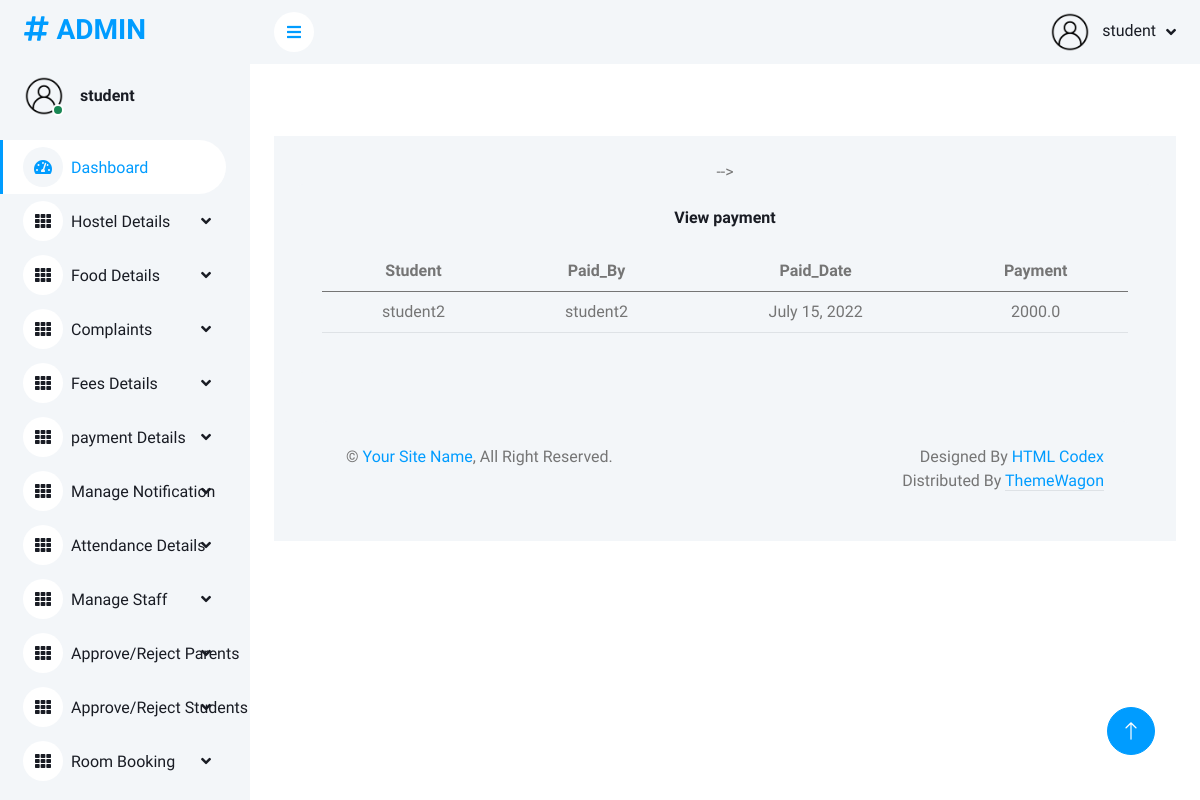
/view_payment (signed in), run on the app's committed database.
### app/models.py (models this page shows)
class Login(AbstractUser):
    is_parent = models.BooleanField(default=False)
    is_student = models.BooleanField(default=False)

class Fees(models.Model):
    student = models.ForeignKey(Student, on_delete=models.CASCADE)
    from_date = models.DateField(null=True)
    to_date = models.DateField(null=True)
    room_rent = models.FloatField(default=0)
    mess_bill = models.FloatField(default=0)
    amount = models.FloatField(default=0)
    status = models.BooleanField(default=False)
    paid_by = models.CharField(max_length=100)
    paid_date = models.DateField(null=True)
    payment = models.CharField(max_length=100)
    def get_total(self):
        return self.room_rent + self.mess_bill

class Student(models.Model):
    user = models.OneToOneField(Login, on_delete=models.CASCADE, primary_key=True, related_name='student')
    name = models.CharField(max_length=50)
    address = models.TextField()
    contact_no = models.IntegerField()
    email = models.EmailField()
    approval_status = models.BooleanField(default=0)
    image = models.ImageField(upload_to='profile', null=True)
    seen = models.BooleanField(default=False)
    def __str__(self):
        return self.name

### app/adminviews.py (the view)
@login_required(login_url='login')
def view_payment(request):
    payment=Fees.objects.filter(status=1)
    return render(request,'admin_temp/view_payment.html',{'payment':payment})

### templates/admin_temp/view_payment.html
<!DOCTYPE html>
{% extends 'admin_temp/admin_home.html' %}
{% block content %}
{% load static %}
<div class="col-12">
    <div class="bg-light rounded h-100 p-4">
        <h6 class="mb-4">View payment</h6>
        <div class="table-responsive">
            <table class="table">
                <thead>
                <tr>
                    <th scope="col">Student</th>
                    <th scope="col">Paid_By</th>
                    <th scope="col">Paid_Date</th>
                    <th scope="col">Payment</th>
                </tr>
                </thead>
                <tbody>
                {% for i in payment %}
                <tr>
                    <td>{{i.student}}</td>
                    <td>{{i.paid_by}}</td>
                    <td>{{i.paid_date}}</td>
                    <td>{{i.payment}}</td>
                </tr>
                </tbody>
                {% endfor %}
            </table>
        </div>
{% endblock %}

### templates/admin_temp/admin_home.html (shortened to what this page needs)
<!DOCTYPE html>
{% load static %}
<html lang="en">
<head>
    <link href="https://cdnjs.cloudflare.com/ajax/libs/font-awesome/5.10.0/css/all.min.css" rel="stylesheet">
    <link href="https://cdn.jsdelivr.net/npm/bootstrap-icons@1.4.1/font/bootstrap-icons.css" rel="stylesheet">
    <link href="{% static 'assets1/lib/owlcarousel/assets/owl.carousel.min.css' %}" rel="stylesheet">
    <link href="{% static 'assets1/lib/tempusdominus/css/tempusdominus-bootstrap-4.min.css' %}" rel="stylesheet" />
    <link href="{% static 'assets1/css/bootstrap.min.css' %}" rel="stylesheet">
    <link href="{% static 'assets1/css/style.css' %}" rel="stylesheet">
</head>
<body>
    <div class="container-xxl position-relative bg-white d-flex p-0">
        <div class="sidebar pe-4 pb-3">
            <nav class="navbar bg-light navbar-light">
                <a href="{% url 'admin_home' %}" class="navbar-brand mx-4 mb-3">
                    <h3 class="text-primary"><i class="fa fa-hashtag me-2"></i>ADMIN</h3>
                </a>
                <div class="d-flex align-items-center ms-4 mb-4">
                    <div class="position-relative">
                        <img class="rounded-circle" src="{% static 'assets1/img/profile.jpg' %}" alt="" style="width: 40px; height: 40px;">
                        <div class="bg-success rounded-circle border border-2 border-white position-absolute end-0 bottom-0 p-1"></div>
                    </div>
                    <div class="ms-3">
                        <h6 class="mb-0">{{request.user}}</h6>
                    </div>
                </div>
                <div class="navbar-nav w-100">
                    <a href="{% url 'dashboard' %}" class="nav-item nav-link active"><i class="fa fa-tachometer-alt me-2"></i>Dashboard</a>
                    <div class="nav-item dropdown">
                        <a href="#" class="nav-link dropdown-toggle" data-bs-toggle="dropdown"><i class="fa fa-th me-2">
                        </i>Hostel Details</a>
                    </div>
                    <div class="nav-item dropdown">
                        <a href="#" class="nav-link dropdown-toggle" data-bs-toggle="dropdown"><i class="fa fa-th me-2">
                        </i>Food Details</a>
                    </div>
                    <div class="nav-item dropdown">
                        <a href="#" class="nav-link dropdown-toggle" data-bs-toggle="dropdown"><i class="fa fa-th me-2">
                        </i>Complaints</a>
                    </div>
                    <div class="nav-item dropdown">
                        <a href="#" class="nav-link dropdown-toggle" data-bs-toggle="dropdown"><i class="fa fa-th me-2">
                        </i>Fees Details</a>
                    </div>
                    <div class="nav-item dropdown">
                        <a href="#" class="nav-link dropdown-toggle" data-bs-toggle="dropdown"><i class="fa fa-th me-2">
                        </i>payment Details</a>
                    </div>
                    <div class="nav-item dropdown">
                        <a href="#" class="nav-link dropdown-toggle" data-bs-toggle="dropdown"><i class="fa fa-th me-2">
                        </i>Manage Notification</a>
                    </div>
                    <div class="nav-item dropdown">
                        <a href="#" class="nav-link dropdown-toggle" data-bs-toggle="dropdown"><i class="fa fa-th me-2">
                        </i>Attendance Details</a>
                        <div class="nav-item dropdown">
                        <a href="#" class="nav-link dropdown-toggle" data-bs-toggle="dropdown"><i class="fa fa-th me-2">
                        </i>Manage Staff</a>
                    </div>
                        <div class="nav-item dropdown">
                        <a href="#" class="nav-link dropdown-toggle" data-bs-toggle="dropdown"><i class="fa fa-th me-2">
                        </i>Approve/Reject Parents</a>
                    </div>
                         <div class="nav-item dropdown">
                        <a href="#" class="nav-link dropdown-toggle" data-bs-toggle="dropdown"><i class="fa fa-th me-2">
                        </i>Approve/Reject Students</a>
                    </div>
                         <div class="nav-item dropdown">
                        <a href="#" class="nav-link dropdown-toggle" data-bs-toggle="dropdown"><i class="fa fa-th me-2">
                        </i>Room Booking</a>
                    </div>
                </div>
                </div>
            </nav>
        </div>
        <div class="content">
            <nav class="navbar navbar-expand bg-light navbar-light sticky-top px-4 py-0">
                <a href="#" class="sidebar-toggler flex-shrink-0">
                    <i class="fa fa-bars"></i>
                </a>
                <div class="navbar-nav align-items-center ms-auto">
                    <div class="nav-item dropdown">
                        <a href="#" class="nav-link dropdown-toggle" data-bs-toggle="dropdown">
                            <img class="rounded-circle me-lg-2" src="{% static 'assets1/img/profile.jpg' %}" alt="" style="width: 40px; height: 40px;">
                            <span class="d-none d-lg-inline-flex">{{request.user}}</span>
                        </a>
                    </div>
                </div>
            </nav>
            <div class="container-fluid pt-4 px-4">
            </div>
            <div class="container-fluid pt-4 px-4">
                <div class="row g-4">
                </div>
            </div>
            <div class="container-fluid pt-4 px-4">
                <div class="bg-light text-center  p-4">-->
                {% block content %}{% endblock %}
            </div>
            <div class="container-fluid pt-4 px-4">
                <div class="row g-4">
                </div>
            </div>
            <div class="container-fluid pt-4 px-4">
                <div class="bg-light rounded-top p-4">
                    <div class="row">
                        <div class="col-12 col-sm-6 text-center text-sm-start">
                            &copy; <a href="#">Your Site Name</a>, All Right Reserved.
                        </div>
                        <div class="col-12 col-sm-6 text-center text-sm-end">
                            Designed By <a href="https://htmlcodex.com">HTML Codex</a>
                        Distributed By <a class="border-bottom" href="https://themewagon.com" target="_blank">ThemeWagon</a>
                        </div>
                    </div>
                </div>
            </div>
        </div>
        <a href="#" class="btn btn-lg btn-primary btn-lg-square back-to-top"><i class="bi bi-arrow-up"></i></a>
    </div>
</body>
</html>

### static/assets1/css/style.css (style rules this page uses)
:root { --primary: #009CFF; --light: #F3F6F9; --dark: #191C24; }
.back-to-top { position: fixed; display: none; right: 45px; bottom: 45px; z-index: 99; }
.btn { transition: .5s; }
.btn.btn-primary { color: #FFFFFF; }
.btn-lg-square { width: 48px; height: 48px; }
.btn-square, .btn-sm-square, .btn-lg-square { padding: 0; display: inline-flex; align-items: center; justify-content: center; font-weight: normal; border-radius: 50px; }
.sidebar { position: fixed; top: 0; left: 0; bottom: 0; width: 250px; height: 100vh; overflow-y: auto; background: var(--light); transition: 0.5s; z-index: 999; }
.content { margin-left: 250px; min-height: 100vh; background: #FFFFFF; transition: 0.5s; }
@media (min-width: 992px) { .sidebar { margin-left: 0; } }
@media (min-width: 992px) { .content { width: calc(100% - 250px); } }
.sidebar .navbar .navbar-nav .nav-link { padding: 7px 20px; color: var(--dark); font-weight: 500; border-left: 3px solid var(--light); border-radius: 0 30px 30px 0; outline: none; }
.sidebar .navbar .navbar-nav .nav-link:hover, .sidebar .navbar .navbar-nav .nav-link.active { color: var(--primary); background: #FFFFFF; border-color: var(--primary); }
.sidebar .navbar .navbar-nav .nav-link i { width: 40px; height: 40px; display: inline-flex; align-items: center; justify-content: center; background: #FFFFFF; border-radius: 40px; }
.sidebar .navbar .navbar-nav .nav-link:hover i, .sidebar .navbar .navbar-nav .nav-link.active i { background: var(--light); }
.sidebar .navbar .dropdown-toggle::after { position: absolute; top: 15px; right: 15px; border: none; content: "\f107"; font-family: "Font Awesome 5 Free"; font-weight: 900; transition: .5s; }
.content .navbar .navbar-nav .nav-link { margin-left: 25px; padding: 12px 0; color: var(--dark); outline: none; }
.content .navbar .sidebar-toggler, .content .navbar .navbar-nav .nav-link i { width: 40px; height: 40px; display: inline-flex; align-items: center; justify-content: center; background: #FFFFFF; border-radius: 40px; }
.content .navbar .dropdown-toggle::after { margin-left: 6px; vertical-align: middle; border: none; content: "\f107"; font-family: "Font Awesome 5 Free"; font-weight: 900; transition: .5s; }

### data on the page
Login: user "student"
Fees: student "student2", paid_by "student2", paid_date "July 15, 2022", payment "2000.0"
